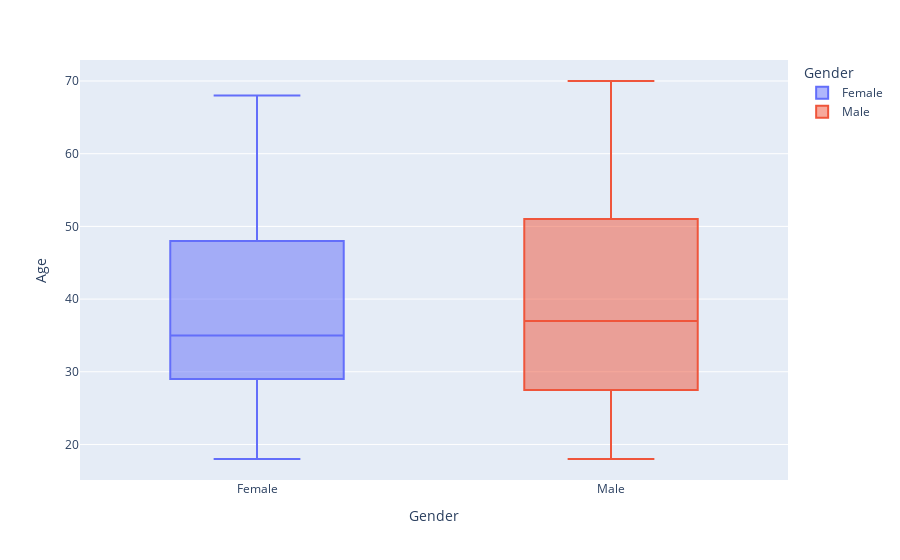

Write notebook code for a chart like this one.
### Code cell
px.box(allen[['Gender', 'Age']].sort_values(by='Gender'), 
        x='Gender', y='Age', color='Gender')

### Figure 1 — Plotly figure (JSON) as saved in the notebook; plotly's stock layout.template omitted (floating-point values rounded to 4 significant figures)
{"data": [{"alignmentgroup": "True", "hovertemplate": "Gender=%{x}<br>Age=%{y}<extra></extra>", "legendgroup": "Female", "marker": {"color": "#636efa"}, "name": "Female", "notched": false, "offsetgroup": "Female", "orientation": "v", "showlegend": true, "type": "box", "x": ["Female", "Female", "Female", "Female", "Female", "Female", "Female", "Female", "Female", "Female", "Female", "Female", "Female", "Female", "Female", "Female", "Female", "Female", "Female", "Female", "Female", "Female", "Female", "Female", "Female", "Female", "Female", "Female", "Female", "Female", "Female", "Female", "Female", "Female", "Female", "Female", "Female", "Female", "Female", "Female", "Female", "Female", "Female", "Female", "Female", "Female", "Female", "Female", "Female", "Female", "Female", "Female", "Female", "Female", "Female", "Female", "Female", "Female", "Female", "Female", "Female", "Female", "Female", "Female", "Female", "Female", "Female", "Female", "Female", "Female", "Female", "Female", "Female", "Female", "Female", "Female", "Female", "Female", "Female", "Female", "Female", "Female", "Female", "Female", "Female", "Female", "Female", "Female", "Female", "Female", "Female", "Female", "Female", "Female", "Female", "Female", "Female", "Female", "Female", "Female", "Female", "Female", "Female", "Female", "Female", "Female", "Female", "Female", "Female", "Female", "Female", "Female"], "x0": " ", "xaxis": "x", "y": [32, 47, 56, 32, 40, 29, 68, 50, 34, 22, 55, 31, 21, 27, 46, 49, 23, 33, 45, 36, 60, 60, 47, 57, 68, 43, 54, 36, 30, 23, 49, 44, 29, 31, 25, 28, 32, 32, 31, 23, 34, 40, 38, 50, 51, 49, 63, 19, 18, 38, 19, 44, 38, 47, 66, 21, 27, 30, 67, 52, 35, 36, 45, 42, 21, 49, 29, 41, 21, 30, 30, 23, 40, 54, 35, 45, 35, 54, 41, 46, 36, 58, 34, 35, 32, 24, 35, 30, 38, 47, 65, 27, 20, 51, 23, 31, 50, 22, 35, 31, 20, 49, 37, 29, 27, 50, 24, 49, 31, 32, 23, 31], "y0": " ", "yaxis": "y"}, {"alignmentgroup": "True", "hovertemplate": "Gender=%{x}<br>Age=%{y}<extra></extra>", "legendgroup": "Male", "marker": {"color": "#EF553B"}, "name": "Male", "notched": false, "offsetgroup": "Male", "orientation": "v", "showlegend": true, "type": "box", "x": ["Male", "Male", "Male", "Male", "Male", "Male", "Male", "Male", "Male", "Male", "Male", "Male", "Male", "Male", "Male", "Male", "Male", "Male", "Male", "Male", "Male", "Male", "Male", "Male", "Male", "Male", "Male", "Male", "Male", "Male", "Male", "Male", "Male", "Male", "Male", "Male", "Male", "Male", "Male", "Male", "Male", "Male", "Male", "Male", "Male", "Male", "Male", "Male", "Male", "Male", "Male", "Male", "Male", "Male", "Male", "Male", "Male", "Male", "Male", "Male", "Male", "Male", "Male", "Male", "Male", "Male", "Male", "Male", "Male", "Male", "Male", "Male", "Male", "Male", "Male", "Male", "Male", "Male", "Male", "Male", "Male", "Male", "Male", "Male", "Male", "Male", "Male", "Male"], "x0": " ", "xaxis": "x", "y": [25, 28, 48, 32, 34, 32, 58, 34, 43, 27, 36, 36, 59, 28, 40, 35, 33, 32, 50, 46, 19, 30, 37, 28, 39, 42, 19, 20, 32, 18, 63, 19, 70, 53, 69, 47, 59, 33, 48, 24, 18, 19, 53, 35, 29, 31, 25, 35, 52, 20, 22, 37, 67, 64, 21, 60, 70, 59, 26, 20, 39, 47, 38, 59, 40, 43, 39, 27, 19, 65, 66, 68, 54, 49, 26, 67, 32, 48, 24, 48, 18, 48, 67, 38, 57, 40, 19, 30], "y0": " ", "yaxis": "y"}], "layout": {"boxmode": "overlay", "legend": {"title": {"text": "Gender"}, "tracegroupgap": 0}, "margin": {"t": 60}, "xaxis": {"anchor": "y", "categoryarray": ["Female", "Male"], "categoryorder": "array", "domain": [0, 1], "title": {"text": "Gender"}}, "yaxis": {"anchor": "x", "domain": [0, 1], "title": {"text": "Age"}}}}
